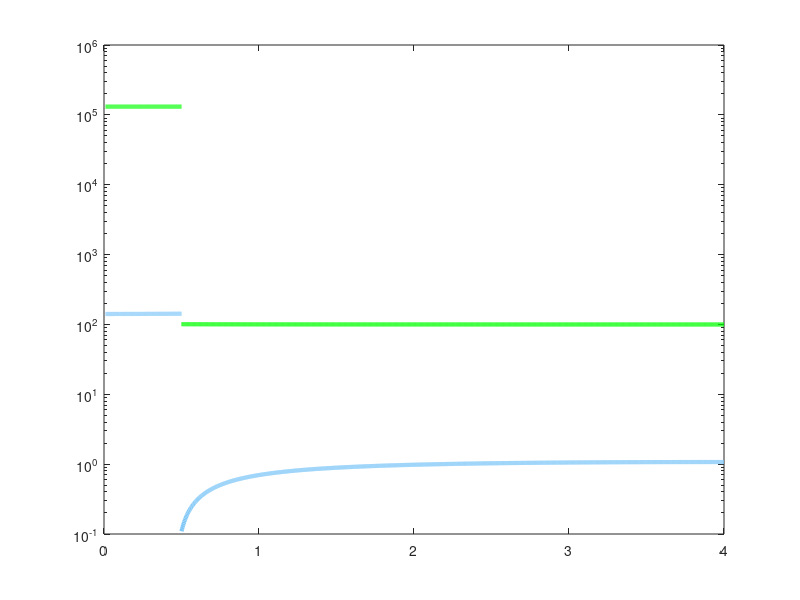

Write the MATLAB code that produced this figure. (Note: this script raises an error after producing the figure.)
clear;
%% Parameters
% Geometry (um)
R1 = 0.5; R2 = 4;

% Diffusion coefficients (um^2/s)
D1 = 1; D2 = 2;

% Reaction, synthesis, degradation
k = 0.2;
%change k from 0.001 to 1, plot in the end 

tau = 30;  % min
mu = 1 / (tau * 60)

% Length scales
a0 = sqrt(k / D1);
a = sqrt(mu / D2);

% Partition factor
P = 1300;

% Volume and synthesis rate
V = 4* pi/3 * (R2^3 - R1^3); % so that for a cell of 4 micon, there are 100 mRNAs
N_Polysome = 0.3738*V; % so that for a cell of 4 micon, there are 100 mRNAs
lamb=0.15;
Lambda0 = lamb * N_Polysome / V;
Lambda = lamb * N_Polysome / (4*pi);

% r vectors for plotting
r1 = linspace(0.01, R1, 500);  % avoid r = 0
r2 = linspace(R1, R2, 1000);
r_all = [r1, r2];

%% Helper functions
sinh_r = @(a, r) sinh(a .* r) ./ r;
cosh_r = @(a, r) cosh(a .* r) ./ r;

% Phase I and II concentrations for Protein A
C1a_fn = @(r, C0) C0 .* sinh_r(a0, r);
C2a_fn = @(r, C1, C2, shift) C1 .* sinh_r(a, r) + C2 .* cosh_r(a, r) + shift;

% Phase I and II concentrations for Protein B
C1b_fn = @(r, A, C0) A - C0 .* sinh_r(a0, r);
C2b_fn = @(r, A1, A2) A1 .* sinh_r(a, r) + A2 .* cosh_r(a, r);

%% Common coefficients
m = (a*R2*sinh(a*R2) - cosh(a*R2)) / (a*R2*cosh(a*R2) - sinh(a*R2));
fm = a*R1 * (1 / (tanh(a*R1) - 1/m) + 1 / (1/tanh(a*R1) - m)) - 1;

%% No CTC
C0 = Lambda0*R1 / (mu * (sin(a0*R1)/P - D1 * (a0*R1*cosh(a0*R1) - sinh(a0*R1)) / (fm*D2)));
C2 = (C0*sinh(a0*R1)/P - Lambda0*R1/mu) / (cosh(a*R1) - m*sinh(a*R1));
C1 = -m * C2;

c1a_nCTC = C1a_fn(r1, C0);
c2a_nCTC = C2a_fn(r2, C1, C2, Lambda0 / mu);
c_a_nCTC = [c1a_nCTC, c2a_nCTC];

A = C0*sinh(a0*R1)/R1 + P*D1*C0*(sinh(a0*R1) - a0*R1*cosh(a0*R1))/(R1 *fm*D2);
A2 = (A*R1 - C0*sinh(a0*R1)) / (P * (cosh(a*R1) - m*sinh(a*R1)));
A1 = -m*A2;

c1b_nCTC = C1b_fn(r1, A, C0);
c2b_nCTC = C2b_fn(r2, A1, A2);
c_b_nCTC = [c1b_nCTC, c2b_nCTC];

figure(1);
A=semilogy(r1, c1a_nCTC, '-', 'LineWidth', 3,'Color',[0.4980, 0.7804, 0.9676]); hold on;
B=semilogy(r1, c1b_nCTC, 'g-', 'LineWidth', 3);

semilogy(r2, c2a_nCTC, '-', 'LineWidth', 3,'Color',[0.4980, 0.7804, 0.9676]);
semilogy(r2, c2b_nCTC, 'g-', 'LineWidth', 3); ;

xline(R1, 'k--', 'LineWidth', 1.5);
hold off;
xlabel('Radial distance from condensate center \it r \rm (\mum)');
ylabel('Protein concentration \it c \rm (\muM)');
title('No CTC Concentration Profiles');
legend([A, B], {'Protein A', 'Protein B'}, 'Location', 'northeast');
set(gca, 'FontSize', 18);
saveas(gcf, 'noCTC.svg');
writematrix([r_all.', c_a_nCTC.', c_b_nCTC.'], 'nCTC_protein_concentration_profile.csv');

% Total amount of Protein A outside the droplet (No CTC)
total_A_out_noCTC = trapz(r2, c2a_nCTC .* 4 * pi .* r2.^2);
disp(['Total material A outside (No CTC): ', num2str(total_A_out_noCTC)]);

%% CTC
n = P*(sinh(a*R1)-cosh(a*R1)/m)/sinh(a0*R1);
C1d = D2*(-sinh(a*R1)+a*R1*cosh(a*R1)+cosh(a*R1)/m-a*R1*sinh(a*R1)/m)+n*D1*(sinh(a0*R1)-a0*R1*cosh(a0*R1));
C1 = -Lambda / C1d;
C0 = n * C1;
C2 = -C1 / m;

c1a_CTC = C1a_fn(r1, C0);
c2a_CTC = C2a_fn(r2, C1, C2, 0);

A = C0*sinh(a0*R1)/R1 + P*D1*C0*(sinh(a0*R1) - a0*R1*cosh(a0*R1))/(R1 *fm*D2);
A2 = (A*R1 - C0*sinh(a0*R1)) / (P * (cosh(a*R1) - m*sinh(a*R1)));
A1 = -m*A2;

c1b_CTC = C1b_fn(r1, A, C0);
c2b_CTC = C2b_fn(r2, A1, A2);

figure(2);

A=semilogy(r1, c1a_CTC, '-', 'LineWidth', 3,'Color',[0.4980, 0.7804, 0.9676]); hold on;
B=semilogy(r1, c1b_CTC, 'g-', 'LineWidth', 3);

semilogy(r2, c2a_CTC, '-', 'LineWidth', 3,'Color',[0.4980, 0.7804, 0.9676]);
semilogy(r2, c2b_CTC, 'g-', 'LineWidth', 3); ;

xline(R1, 'k--', 'LineWidth', 1.5);
hold off;
xlabel('Radial distance from condensate center \it r \rm (\mum)');
ylabel('Protein concentration \it c \rm (\muM)');
title('CTC Concentration Profiles');
legend([A, B], {'Protein A', 'Protein B'}, 'Location', 'northeast');
set(gca, 'FontSize', 18);
saveas(gcf, 'CTC.svg');
writematrix([r_all.', c_a_nCTC.', c_b_nCTC.'], 'CTC_protein_concentration_profile.csv');

% Total amount of Protein A outside the droplet (CTC)
total_A_out_CTC = trapz(r2, c2a_CTC .* 4 * pi .* r2.^2);
disp(['Total material A outside (CTC): ', num2str(total_A_out_CTC)]);


disp(['Ratio (CTC/NoCTC): ', num2str(total_A_out_CTC / total_A_out_noCTC)]);


c_a_CTC = [c1a_CTC, c2a_CTC];  % similar to how you define c_a

% Create figure
figure(3); clf;

% First subplot: high range 
ax1 = subplot(2,1,1);
plot(r_all, c_a_nCTC, 'k-', 'LineWidth', 3); hold on;
plot(r1, c1a_CTC, '-', 'LineWidth', 3,'Color',[0.4980, 0.7804, 0.9676]); 
plot([0.5,0.5], [0,max(c1a_CTC)], '--', 'LineWidth', 3,'Color',[0.4980, 0.7804, 0.9676]);
hold off;

ylim([0.96*max(c_a_nCTC), 1.01*max(c_a_nCTC)]);
xlim([0, 4]);
set(gca, 'XTickLabel', []);
%ylabel('\it c_A \rm (\muM)');
%title('Protein A concentration profile');
legend({'No CTC','Full CTC'}, 'Location','northeast','FontSize',20);
set(gca, 'FontSize', 18);
ax1.YAxis.Exponent = 0;                    


% Second subplot: low range 
ax2 = subplot(2,1,2);
plot(r_all, c_a_nCTC, 'k-', 'LineWidth', 3); hold on;
% plot(r2, c2a_CTC, '-', 'LineWidth', 3,'Color',[0.4980, 0.7804, 0.9676]);

% Example data
x = r2;
y1 = c2a_nCTC;

% Fill the area under the curve
fill([x, fliplr(x)], [zeros(size(y1)), fliplr(y1)], ...
     [0.7 0.7 0.7], 'FaceAlpha', 0.3, 'EdgeColor', 'none');  % gray shadow
hold on;
plot(x, y1, 'k-', 'LineWidth', 3);  % Actual curve on top

y2=c2a_CTC;
fill([x, fliplr(x)], [zeros(size(y2)), fliplr(y2)], ...
     [0.3 0.3 0.3], 'FaceAlpha', 0.8, 'EdgeColor', 'none');  % gray shadow

plot([0.5,0.5], [0,max(c1a_CTC)], '--', 'LineWidth', 3,'Color',[0.4980, 0.7804, 0.9676]);
plot(r2, c2a_CTC, '-', 'LineWidth', 3,'Color',[0.4980, 0.7804, 0.9676]); hold off;
ylim([0, 1.2*max(c2a_nCTC)]);
xticks(0:0.5:10)
xlim([0, 4]);
xlabel('Radial distance from condensate center \it r \rm (\mum)');
yl = ylabel('Unmodified protein A conc. \it c_A \rm (\muM)');  % Get handle

% Get current position: [x y z]
pos = get(yl, 'Position');

% Modify position: x = a bit more left (e.g., -0.5), y = center (e.g., mean of ylim)
yl.Position = [-0.3, 1.2*max(c2a_nCTC), 0.1];

set(gca, 'FontSize', 18);

% Link x-axes for zooming/panning
linkaxes([ax1, ax2], 'x');

% Remove bottom edge of top plot
set(ax1, 'box', 'off')              % removes all box edges
set(ax1, 'XColor', 'none')          % hides x-axis (bottom) line

% Remove top edge of bottom plot
set(ax2, 'box', 'off')
set(ax2, 'XAxisLocation', 'bottom') % ensure x-axis stays on bottom
set(ax2, 'TickDir', 'out')

% Adjust spacing to make it look continuous
set(gca,'Position',[.15 .16 .8 .38])
set(ax1,'Position',[.15 .6 .8 .38])

% Save figure
saveas(gcf, 'Fig5b_A_conc_brokenY.svg');


% Define k values
k_values = logspace(-4, 2, 50);  % 50 points from 0.001 to 1
total_A_out_noCTC = zeros(size(k_values));
total_A_out_CTC = zeros(size(k_values));

for idx = 1:length(k_values)
    k = k_values(idx);

    % Update length scales
    a0 = sqrt(k / D1);

    % No CTC case -------------------------------------------
    % Common coefficients
    m = (a*R2*sinh(a*R2) - cosh(a*R2)) / (a*R2*cosh(a*R2) - sinh(a*R2));
    fm = a*R1 * (1 / (tanh(a*R1) - 1/m) + 1 / (1/tanh(a*R1) - m)) - 1;

    % Solve for concentrations
    C0 = Lambda0*R1 / (mu * (sin(a0*R1)/P - D1 * (a0*R1*cosh(a0*R1) - sinh(a0*R1)) / (fm*D2)));
    C2 = (C0*sinh(a0*R1)/P - Lambda0*R1/mu) / (cosh(a*R1) - m*sinh(a*R1));
    C1 = -m * C2;

    c2a_noCTC = C2a_fn(r2, C1, C2, Lambda0 / mu);

    total_A_out_noCTC(idx) = trapz(r2, c2a_noCTC .* 4 * pi .* r2.^2)/1e24*6.02*10^23;

    % CTC case -------------------------------------------
    n = P*(sinh(a*R1)-cosh(a*R1)/m)/sinh(a0*R1);
    C1d = D2*(-sinh(a*R1)+a*R1*cosh(a*R1)+cosh(a*R1)/m-a*R1*sinh(a*R1)/m)+n*D1*(sinh(a0*R1)-a0*R1*cosh(a0*R1));
    C1_ctc = -Lambda / C1d;
    C0_ctc = n * C1_ctc;
    C2_ctc = -C1_ctc / m;

    c2a_CTC = C2a_fn(r2, C1_ctc, C2_ctc, 0);

    total_A_out_CTC(idx) = trapz(r2, c2a_CTC .* 4 * pi .* r2.^2)/1e24*6.02*10^23;
end

% Plotting
figure(4);
loglog(k_values, total_A_out_noCTC/V, 'k-', 'LineWidth', 3);hold on;
loglog(k_values, total_A_out_CTC/V, '-', 'LineWidth', 3,'Color',[0.4980, 0.7804, 0.9676]); 
xline(0.2, 'k--', 'LineWidth', 1.5);
hold off;
xlim([10^-4,10^2])
legend({'No CTC','Full CTC'}, 'Location','northeast','FontSize',20);
xlabel('Reaction rate \it k \rm (s^{-1}) ');
ylabel({'{Mean conc. of A in dilute phase';'       (\muM)}'})
%title('Total material of A outside vs Reaction rate k');
set(gca, 'FontSize', 18,'Box','off');
saveas(gcf, 'Fig5c_cA_vs_k.svg');